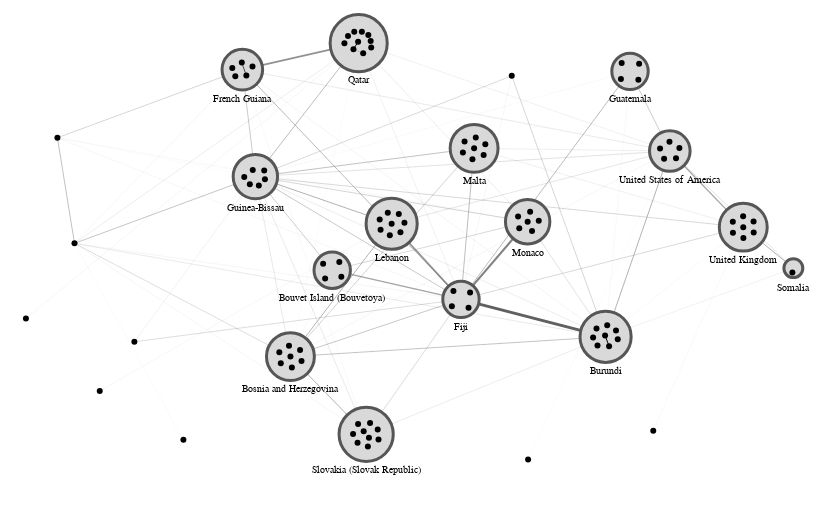

Here is the notebook cell this chart was saved with:
### Code cell
alph(
    G2,
    weight_attr="weight",
    node_args=dict(
        size=36,
        strokeWidth=0,
        tooltip_attrs=["name", "country"],
    ),
    combo_group_by="country",
    combo_layout_fn=lambda G: layout.force_atlas(
        G,
        weight_attr="weight",
        strongGravityMode=True,
        gravity=1,
        edgeWeightInfluence=1.2,
        seed=seed,
    ),
    combo_node_additional_attrs={
        country: {"country": country or ""} for country in more_countries
    },
    combo_node_args=dict(
        tooltip_attrs=["country:N"],
        label_attr="country:N",
        label_offset=12,
    ),
    combo_edge_args=dict(
        strokeWidth=alt.Size("weight", scale=alt.Scale(range=[0.1, 3]), legend=None),
    ),
    combo_size_scale_range=[6**2,90**2],
    combo_inner_graph_scale_factor=0.5,
    combo_empty_attr_action="promote",
    width=800,
    height=500,
).configure_view(strokeWidth=0)
